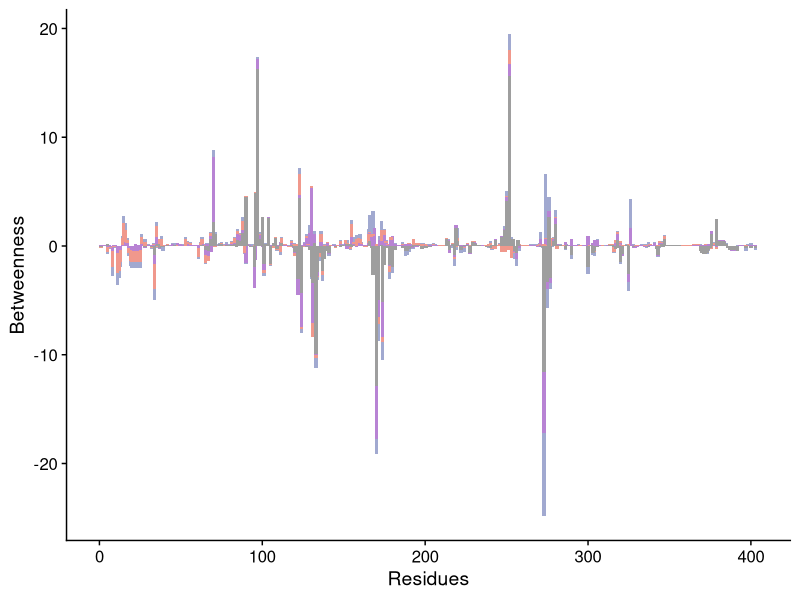
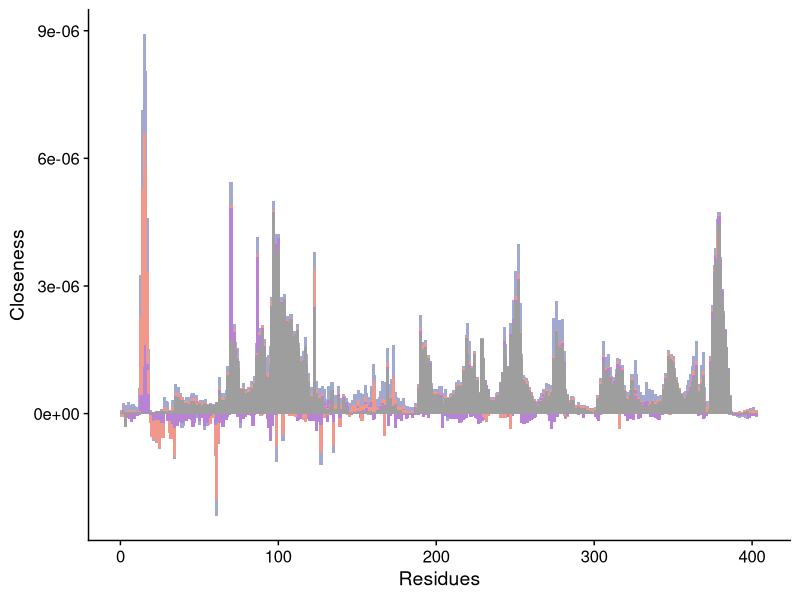
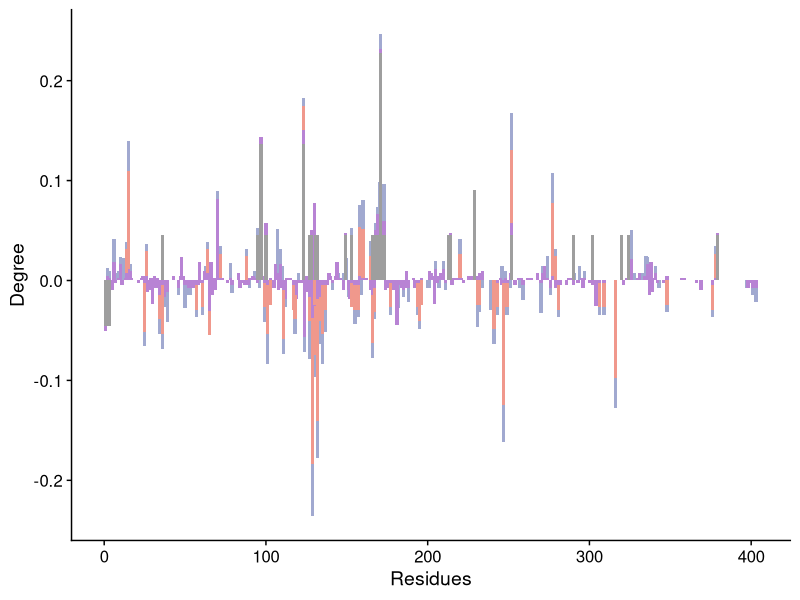
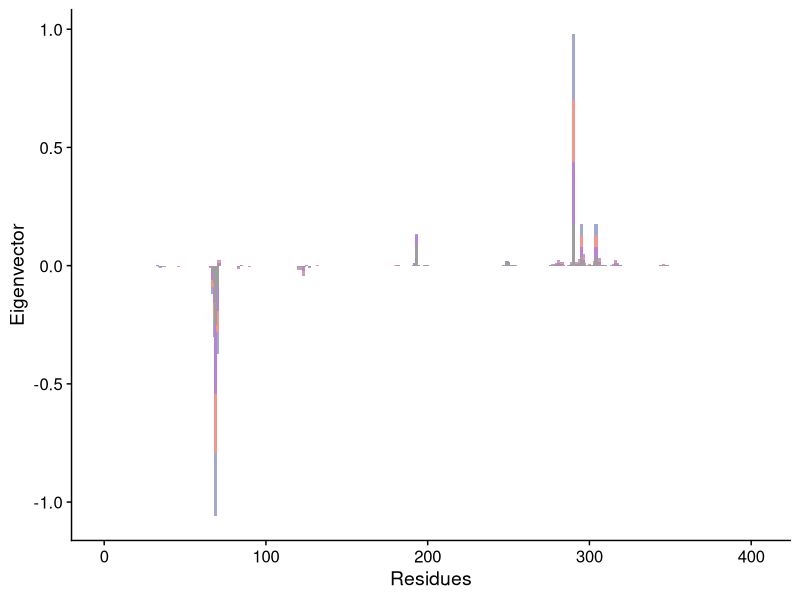
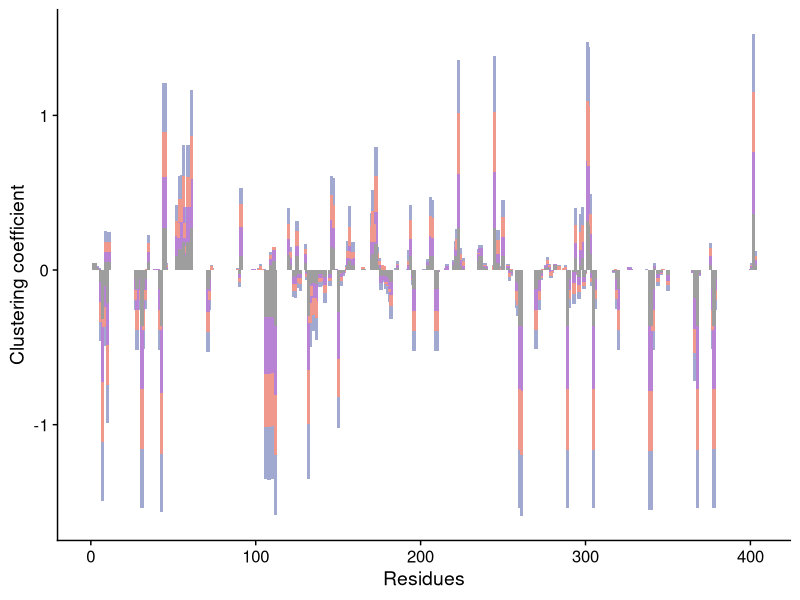

Recreate these plots in R, in order. (Note: this script raises an error after producing the figures.)
## ---- chunk 1
rm(list = ls())
## ---- chunk 2
library(cowplot)
library(ggplot2)
data <- read.table("data/itasser-AAN-feature.txt",sep="\t",header=TRUE)
## ---- chunk 3
betweenness <- data[,c(1,2,7)]
p1 <- ggplot(betweenness,aes(x=POSITION,y=scale(Betweenness),fill=Disease)) + geom_bar(stat = 'identity',width = 2)+xlab("Residues")+ylab("Betweenness")+ theme_cowplot() + theme(legend.position="none") + scale_fill_manual(values=c('#A1A9D0','#F0988C','#B883D4','#9E9E9E'))
closeness <- data[,c(1,3,7)]
p2 <- ggplot(closeness,aes(x=POSITION,y=Closeness,fill=Disease)) + geom_bar(stat = 'identity',width = 2)+xlab("Residues")+ylab("Closeness")+ theme_cowplot() + theme(legend.position="none") + scale_fill_manual(values=c('#A1A9D0','#F0988C','#B883D4','#9E9E9E'))
degree <- data[,c(1,4,7)]
p3 <- ggplot(degree,aes(x=POSITION,y=Degree,fill=Disease)) + geom_bar(stat = 'identity',width = 2)+xlab("Residues")+ylab("Degree")+ theme_cowplot() + theme(legend.position="none") + scale_fill_manual(values=c('#A1A9D0','#F0988C','#B883D4','#9E9E9E'))
evcent <- data[,c(1,5,7)]
p4 <- ggplot(evcent,aes(x=POSITION,y=Eigenvector,fill=Disease)) + geom_bar(stat = 'identity',width = 2)+xlab("Residues")+ylab("Eigenvector")+ theme_cowplot() + theme(legend.position="none") + scale_fill_manual(values=c('#A1A9D0','#F0988C','#B883D4','#9E9E9E'))
transitivity <- data[,c(1,6,7)]
p5 <- ggplot(transitivity,aes(x=POSITION,y=Clustering_coefficient,fill=Disease)) + geom_bar(stat = 'identity',width = 2)+xlab("Residues")+ylab("Clustering coefficient")+ theme_cowplot() + theme(legend.position="none") + scale_fill_manual(values=c('#A1A9D0','#F0988C','#B883D4','#9E9E9E'))
## ---- chunk 4
ggsave(p1, file="Figures/氨基酸网络构建/betweenness.jpg", 
       width = 18, height=4, dpi=1200)
ggsave(p2, file="Figures/氨基酸网络构建/closeness.jpg", 
       width = 18, height=4, dpi=1200)
ggsave(p3, file="Figures/氨基酸网络构建/degree.jpg", 
       width = 18, height=4, dpi=1200)
ggsave(p4, file="Figures/氨基酸网络构建/evcent.jpg", 
       width = 18, height=4, dpi=1200)
ggsave(p5, file="Figures/氨基酸网络构建/clustering.jpg", 
       width = 18, height=4, dpi=1200)
## ---- chunk 5
betweenness <- data[,c(1,2,7)]
Betweenness <- scale(betweenness[,2])
betweenness <- betweenness[,-2]
# five categories
betweenness <- cbind(betweenness,Betweenness)
closeness <- data[,c(1,3,7)]
degree <- data[,c(1,4,7)]
evcent <- data[,c(1,5,7)]
transitivity <- data[,c(1,6,7)]
## ---- chunk 6
library(ggpubr)
pv6 <- ggplot(betweenness, aes(x=factor(Disease, levels=c("ASD", "Cancer", "ASD_Cancer", "Control")), y=Betweenness, fill = Disease, color = Disease)) +
  geom_violin(trim=FALSE) +
  geom_boxplot(width=0.2, fill="white", color="black") +
  scale_fill_manual(values=c('#A1A9D0','#F0988C','#B883D4','#9E9E9E'),limits=c("ASD", "Cancer", 'ASD_Cancer', 'Control')) +
  scale_color_manual(values=c('#A1A9D0','#F0988C','#B883D4','#9E9E9E'),limits=c("ASD", "Cancer", 'ASD_Cancer', 'Control')) +
  labs(x="Disease", y="betweenness", fill="Disease") +
  theme_minimal()
my_comparisons <- list(c("ASD", "Cancer"), c('ASD', 'ASD_Cancer'), c("ASD", "Control"), c( 'Cancer','ASD_Cancer'), c('Cancer', 'Control'), c('ASD_Cancer','Control'))
#pv6 <- pv6 + scale_y_continuous(limits = c(-0.01,0.045))
pv6 <- pv6 + theme(legend.position = "none",panel.grid = element_blank())
pv6 <- pv6 + stat_compare_means(comparisons = my_comparisons,
                       #label.y = c(0.03,0.033,0.036,0.039,0.042,0.045),
                       method = "wilcox.test")
pv6 <- pv6 + theme(axis.line = element_line(color = "black"),
                 panel.grid.major = element_blank(),
                 panel.grid.minor = element_blank())

## ---- chunk 7
library(ggpubr)
pv7 <- ggplot(closeness, aes(x=factor(Disease, levels=c("ASD", "Cancer", "ASD_Cancer", "Control")), y=Closeness, fill = Disease, color = Disease)) +
  geom_violin(trim=FALSE) +
  geom_boxplot(width=0.2, fill="white", color="black") +
  scale_fill_manual(values=c('#A1A9D0','#F0988C','#B883D4','#9E9E9E'),limits=c("ASD", "Cancer", 'ASD_Cancer', 'Control')) +
  scale_color_manual(values=c('#A1A9D0','#F0988C','#B883D4','#9E9E9E'),limits=c("ASD", "Cancer", 'ASD_Cancer', 'Control')) +
  labs(x="Disease", y="Closeness", fill="Disease") +
  theme_minimal()
my_comparisons <- list(c("ASD", "Cancer"), c('ASD', 'ASD_Cancer'), c("ASD", "Control"), c( 'Cancer','ASD_Cancer'), c('Cancer', 'Control'), c('ASD_Cancer','Control'))
#pv6 <- pv6 + scale_y_continuous(limits = c(-0.01,0.045))
pv7 <- pv7 + theme(legend.position = "none",panel.grid = element_blank())
pv7 <- pv7 + stat_compare_means(comparisons = my_comparisons,
                       #label.y = c(0.03,0.033,0.036,0.039,0.042,0.045),
                       method = "wilcox.test")
pv7 <- pv7 + theme(axis.line = element_line(color = "black"),
                 panel.grid.major = element_blank(),
                 panel.grid.minor = element_blank())

## ---- chunk 8
library(ggpubr)
pv8 <- ggplot(degree, aes(x=factor(Disease, levels=c("ASD", "Cancer", "ASD_Cancer", "Control")), y=Degree, fill = Disease, color = Disease)) +
  geom_violin(trim=FALSE) +
  geom_boxplot(width=0.2, fill="white", color="black") +
  scale_fill_manual(values=c('#A1A9D0','#F0988C','#B883D4','#9E9E9E'),limits=c("ASD", "Cancer", 'ASD_Cancer', 'Control')) +
  scale_color_manual(values=c('#A1A9D0','#F0988C','#B883D4','#9E9E9E'),limits=c("ASD", "Cancer", 'ASD_Cancer', 'Control')) +
  labs(x="Disease", y="Degree", fill="Disease") +
  theme_minimal()
my_comparisons <- list(c("ASD", "Cancer"), c('ASD', 'ASD_Cancer'), c("ASD", "Control"), c( 'Cancer','ASD_Cancer'), c('Cancer', 'Control'), c('ASD_Cancer','Control'))
#pv6 <- pv6 + scale_y_continuous(limits = c(-0.01,0.045))
pv8 <- pv8 + theme(legend.position = "none",panel.grid = element_blank())
pv8 <- pv8 + stat_compare_means(comparisons = my_comparisons,
                       #label.y = c(0.03,0.033,0.036,0.039,0.042,0.045),
                       method = "wilcox.test")
pv8 <- pv8 + theme(axis.line = element_line(color = "black"),
                 panel.grid.major = element_blank(),
                 panel.grid.minor = element_blank())

## ---- chunk 9
library(ggpubr)
pv9 <- ggplot(evcent, aes(x=factor(Disease, levels=c("ASD", "Cancer", "ASD_Cancer", "Control")), y=Eigenvector, fill = Disease, color = Disease)) +
  geom_violin(trim=FALSE) +
  geom_boxplot(width=0.2, fill="white", color="black") +
  scale_fill_manual(values=c('#A1A9D0','#F0988C','#B883D4','#9E9E9E'),limits=c("ASD", "Cancer", 'ASD_Cancer', 'Control')) +
  scale_color_manual(values=c('#A1A9D0','#F0988C','#B883D4','#9E9E9E'),limits=c("ASD", "Cancer", 'ASD_Cancer', 'Control')) +
  labs(x="Disease", y="Evcent", fill="Disease") +
  theme_minimal()
my_comparisons <- list(c("ASD", "Cancer"), c('ASD', 'ASD_Cancer'), c("ASD", "Control"), c( 'Cancer','ASD_Cancer'), c('Cancer', 'Control'), c('ASD_Cancer','Control'))
#pv6 <- pv6 + scale_y_continuous(limits = c(-0.01,0.045))
pv9 <- pv9 + theme(legend.position = "none",panel.grid = element_blank())
pv9 <- pv9 + stat_compare_means(comparisons = my_comparisons,
                       #label.y = c(0.03,0.033,0.036,0.039,0.042,0.045),
                       method = "wilcox.test")
pv9 <- pv9 + theme(axis.line = element_line(color = "black"),
                 panel.grid.major = element_blank(),
                 panel.grid.minor = element_blank())

## ---- chunk 10
library(ggpubr)
pv10 <- ggplot(transitivity, aes(x=factor(Disease, levels=c("ASD", "Cancer", "ASD_Cancer", "Control")), y=Clustering_coefficient, fill = Disease, color = Disease)) +
  geom_violin(trim=FALSE) +
  geom_boxplot(width=0.2, fill="white", color="black") +
  scale_fill_manual(values=c('#A1A9D0','#F0988C','#B883D4','#9E9E9E'),limits=c("ASD", "Cancer", 'ASD_Cancer', 'Control')) +
  scale_color_manual(values=c('#A1A9D0','#F0988C','#B883D4','#9E9E9E'),limits=c("ASD", "Cancer", 'ASD_Cancer', 'Control')) +
  labs(x="Disease", y="Transitivity", fill="Disease") +
  theme_minimal()
my_comparisons <- list(c("ASD", "Cancer"), c('ASD', 'ASD_Cancer'), c("ASD", "Control"), c( 'Cancer','ASD_Cancer'), c('Cancer', 'Control'), c('ASD_Cancer','Control'))
#pv6 <- pv6 + scale_y_continuous(limits = c(-0.01,0.045))
pv10 <- pv10 + theme(legend.position = "none",panel.grid = element_blank())
pv10 <- pv10 + stat_compare_means(comparisons = my_comparisons,
                       #label.y = c(0.03,0.033,0.036,0.039,0.042,0.045),
                       method = "wilcox.test")
pv10 <- pv10 + theme(axis.line = element_line(color = "black"),
                 panel.grid.major = element_blank(),
                 panel.grid.minor = element_blank())

## ---- chunk 11
ggsave <- ggsave(pv6,filename = "Figures/氨基酸网络构建/betweenness_violin.jpg",width = 4,height = 4,dpi = 1200)
ggsave <- ggsave(pv7,filename = "Figures/氨基酸网络构建/closeness_violin.jpg",width =4 ,height = 4,dpi = 1200)
ggsave <- ggsave(pv8,filename = "Figures/氨基酸网络构建/degree_violin.jpg",width = 4,height = 4,dpi = 1200)
ggsave <- ggsave(pv9,filename = "Figures/氨基酸网络构建/evcent_violin.jpg",width = 4,height = 4,dpi = 1200)
ggsave <- ggsave(pv10,filename = "Figures/氨基酸网络构建/clustering_violin.jpg",width = 4,height = 4,dpi = 1200)
